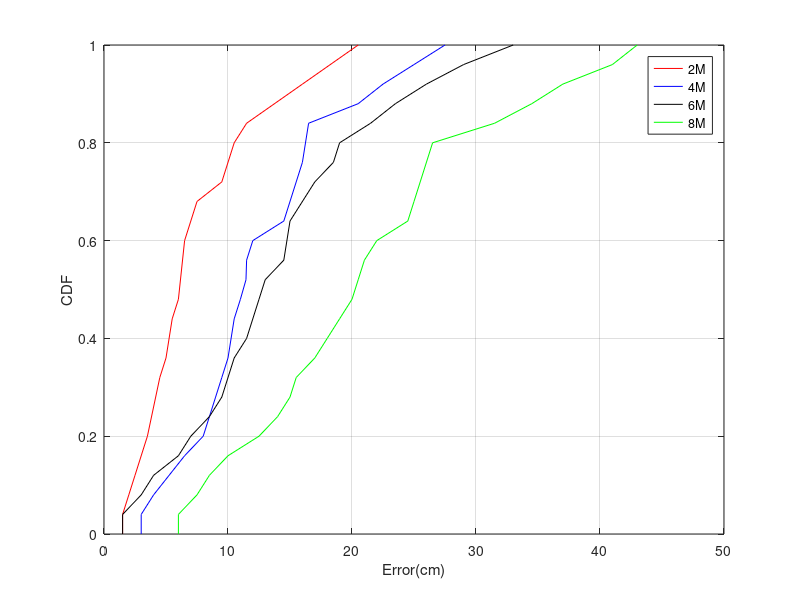

This figure's MATLAB source:
y_2=[4,7,5,9,13,7,9,11,15,23,3,9,13,21,12,21,32,11,32,41,10,13,15,19,41];
y_4=[6,13,33,24,13,19,31,18,16,22,20,33,41,32,55,31,22.9,17,21,23,8,45,21,29,50];
y_6=[12,25,6,3,19,21,23,17,14,8,34,30,38,29,26,25,37,21,30,34,43,47,58,66,52];
y_8=[74,82,86,63,69,31,34,42,51,17,28,25,36,53,41,44,20,15,38,30,49,53,12,50,40];

[f,x] = ecdf(y_2);
plot(x/2,f,'red');
hold on
[f,x] = ecdf(y_4);
plot(x/2,f,'blue');
hold on
[f,x] = ecdf(y_6);
plot(x/2,f,'black');
hold on
[f,x] = ecdf(y_8);
plot(x/2,f,'green');
hold on
grid on;

xlabel('Error(cm)');
ylabel('CDF');
legend('2M','4M','6M','8M');